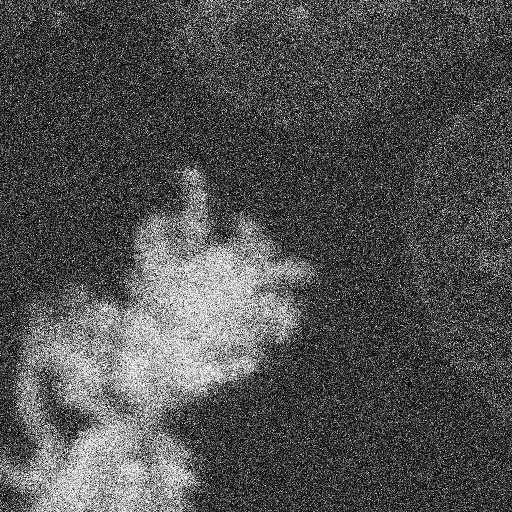
#> input picture images/upscaled/left_up_noise6.tif, 512 x 512 px
$ jupyter execute linearblending.ipynb   (shell and % lines are left out)
#> lines starting #> are read from the running program, lines starting #| are printed output that depends on the picture; after the words box and inside, x2 and y2 are one past the last pixel; in counts of white or black regions, pixels touching at a corner belong together
### helperfunctions.py
import numpy as np
from scipy import ndimage


def simple_stitch(image_map: dict[str, np.ndarray],
                  image_positions: dict[str, tuple[int, int]],
                  output_shape: tuple[int, int],
                  projection_type: str) -> np.ndarray:
    """simple max projection between tiles"""
    shifted_images = []
    for image in image_map.keys():
        im_shifted = ndimage.affine_transform(
            input = image_map[image],
            matrix = np.eye(2),
            offset = -np.array([0,0]) - np.array(image_positions[image]),
            output_shape = output_shape
        )
        shifted_images.append(im_shifted)
    if projection_type == 'max':
        return np.max(np.stack(shifted_images, axis = 2), axis = 2)
    if projection_type == 'mean':
        return np.mean(np.stack(shifted_images, axis = 2), axis = 2)
    if projection_type == 'sum':
        return np.sum(np.stack(shifted_images, axis = 2), axis = 2)

### linearblending.ipynb
[cell 1]
from skimage import data
import matplotlib.pyplot as plt
import numpy as np
from tifffile import imread, imwrite
from scipy import ndimage
import helperfunctions as hf

Here I compare linear blending and mean-intensity blending to hide the seam between overlapping images in stitched image.

TLDR: Linear blending seems like an improvement over the mean projection; the seam and registration errors are both slightly less obvious. However, it's a lot more work to implement, and it's not clear that the improvement is worth the extra effort.

These images were manually extracted from the skimage.data.cells3d() dataset. They were upscaled by a factor of 8 w/ bicubic interpolation, converted to 8bit, and noise was artificially added 6X in FIJI with the Process > Noise > Add Noise command.

[cell 2]
left = imread('images/upscaled/left_up_noise6.tif')
#> left is the input picture: shape (512, 512); min 0, max 255, mean 80
right = imread('images/upscaled/right_up_noise6.tif')
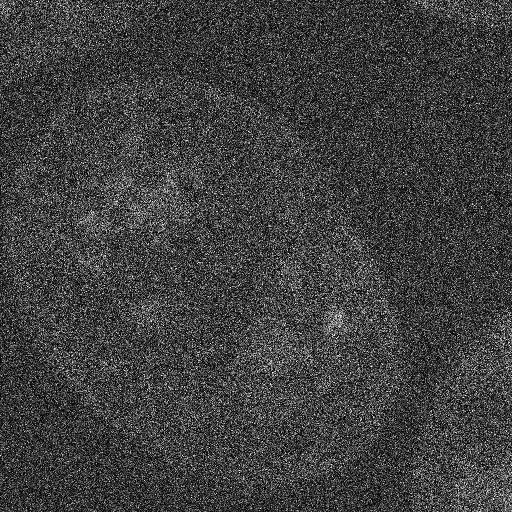
#> input picture images/upscaled/right_up_noise6.tif, 512 x 512 px
#> right is the input picture: shape (512, 512); min 0, max 255, mean 63.9
fig, (ax1, ax2) = plt.subplots(1, 2, figsize=(5, 2.5))
ax1.imshow(left, cmap='gray'); ax1.axis('off'); ax2.imshow(right, cmap='gray'); ax2.axis('off')
fig.tight_layout(); plt.show()
#> after `fig.tight_layout()`:
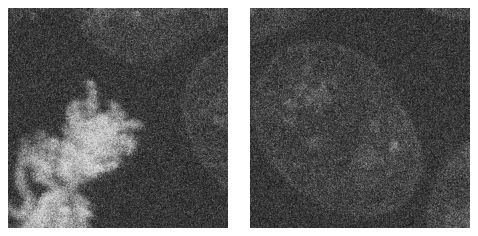
#> figure drawn by matplotlib, 2 panels

Simple max projection of the two images leaves a clear seam marking the overlap. This is because the noise is randomly distributed, and subsequently becomes more dense in the overlapping region.

[cell 3]
image_map = {'left': left, 'right': right}
image_positions = {'left': (0, 0), 'right': (0, 400)}
output_shape = (512, 912)
stitched_max = hf.simple_stitch(image_map,
                                   image_positions,
                                   (512, 912),
                                   'max')
#> the loop in simple_stitch, `for image in image_map.keys():` made 2 passes
#> image on passes 1 to 2: 'left', 'right'
#> after the loop in simple_stitch, `for image in image_map.keys():`: shifted_images = 2 items
#> in simple_stitch, `return np.max(np.stack(shifted_images, axis = 2), axis = 2)`:
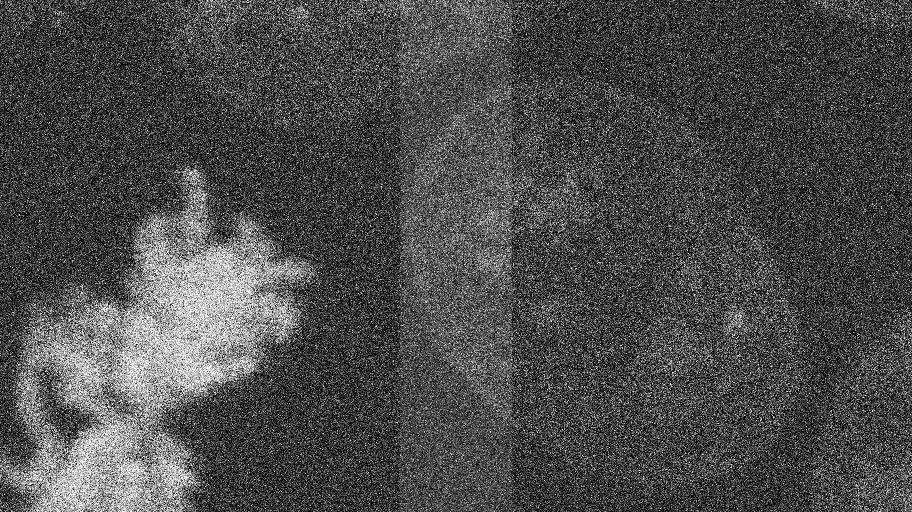
#> returned value: shape (512, 912); min 0, max 255, mean 75.9


plt.imshow(stitched_max, cmap='gray'); plt.axis('off'); plt.show()

What if we use an average intensity projection instead? We can do this by fusing tiles with a sum projection and dividing the original stitched image by an array of ones and twos where the pixel value represents the number of images that contributed to that pixel.

[cell 4]
divisor = np.ones(output_shape)
divisor[:, 400:512] = 2
stitched_sum = hf.simple_stitch(image_map,
                                image_positions,
                                (512, 912),
                                'sum')
#> the loop in simple_stitch (call 2), `for image in image_map.keys():` made 2 passes
mean_stitched = stitched_sum / divisor
fig, (ax1, ax2, ax3) = plt.subplots(1,3, figsize=(9,3))
ax1.imshow(stitched_sum, cmap = 'gray'); ax1.axis('off')
ax2.imshow(divisor); ax2.axis('off')
ax3.imshow(mean_stitched, cmap = 'gray'); ax3.axis('off')
fig.tight_layout(); plt.show()
#> after `fig.tight_layout()`:
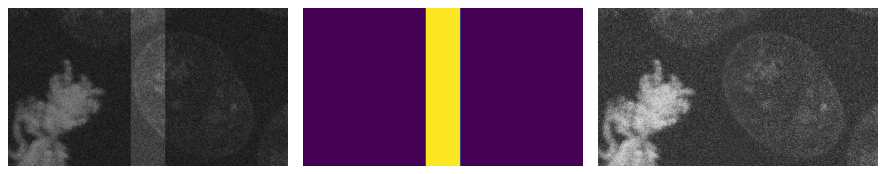
#> figure drawn by matplotlib, 3 panels

Pretty good! Can we get something even better with linear blending? Here we scale the contribution on each image to the seam as a function of its distance from the edge.

[cell 5]
left_gradient = np.tile(np.linspace(1, 0, 112), (512, 1))
right_gradient = np.tile(np.linspace(0, 1, 112), (512, 1))

left_scaled = left.copy()
right_scaled = right.copy()
left_scaled[:, 400:] = left_scaled[:, 400:] * left_gradient
right_scaled[:, :112] = right_scaled[:, :112] * right_gradient
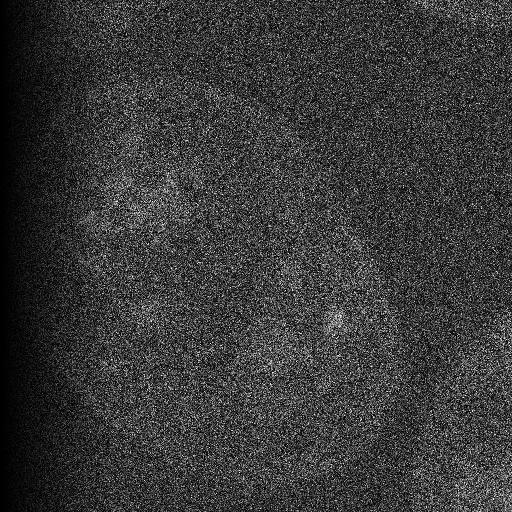
#> right_scaled: shape (512, 512); min 0, max 255, mean 57
image_map_blending = {'left': left_scaled, 'right': right_scaled}
image_positions_blending = {'left': (0, 0), 'right': (0, 400)}
stitched_blended = hf.simple_stitch(image_map_blending,
                                    image_positions_blending,
                                    (512, 912),
                                    'sum')
fig, (ax1, ax2, ax3) = plt.subplots(1,3, figsize=(10.5,3))
ax1.imshow(left_scaled, cmap='gray'); ax1.axis('off')
ax2.imshow(right_scaled, cmap='gray'); ax2.axis('off')
ax3.imshow(stitched_blended, cmap='gray'); ax3.axis('off')
fig.tight_layout(); plt.show()

Also pretty good! How do these compare to the original max projection?

[cell 6]
fig, (ax1, ax2, ax3) = plt.subplots(3, 1, figsize=(7, 10))
ax1.imshow(stitched_max, cmap='gray'); ax1.axis('off')
ax2.imshow(mean_stitched, cmap='gray'); ax2.axis('off')
ax3.imshow(stitched_blended, cmap='gray'); ax3.axis('off')
fig.tight_layout(); plt.show()

It's hard to distinguish between the mean projection and the linear blending. How about if we make a mistake on the stitching registration?

[cell 7]
image_positions_offset = {'left': (0, 0), 'right': (50, 450)}
divisor_offset = np.ones(output_shape)
divisor_offset[50:, 450:512] = 2
stitched_sum_offset = hf.simple_stitch(image_map,
                                        image_positions_offset,
                                        (512, 912),
                                        'sum')
#> call 4 of simple_stitch, with output_shape = (512, 912), projection_type = 'sum'
#> the loop in simple_stitch (call 4), `for image in image_map.keys():` made 2 passes
#> in simple_stitch (call 4), `return np.sum(np.stack(shifted_images, axis = 2), axis = 2)`:
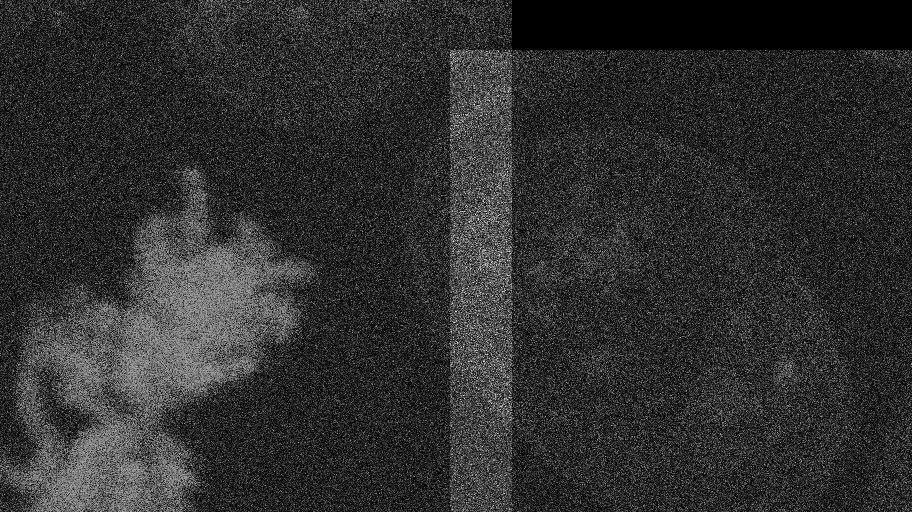
#> returned value: shape (512, 912) uint64; min 0, max 400, mean 74.3; drawn with min black and max white
mean_stitched_offset = stitched_sum_offset / divisor_offset

left_gradient_offset = np.tile(np.linspace(1, 0, 62), (462, 1))
right_gradient_offset = np.tile(np.linspace(0, 1, 62), (462, 1))

left_scaled_offset = left.copy()
right_scaled_offset = right.copy()
left_scaled_offset[50:, 450:] = left_scaled_offset[50:, 450:] * left_gradient_offset
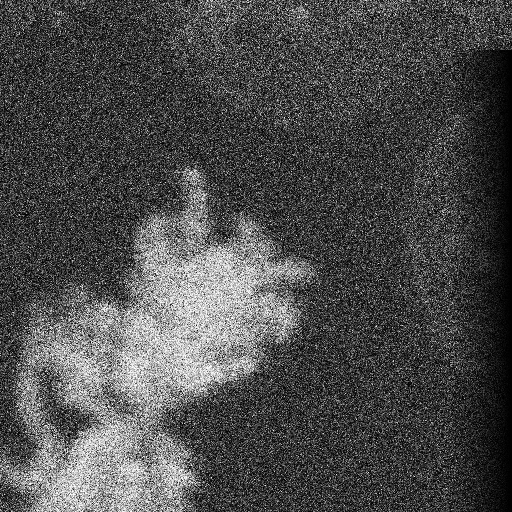
#> left_scaled_offset: shape (512, 512); 10.68% of pixels changed, all inside (x1, y1, x2, y2) = (451, 50, 512, 512)
right_scaled_offset[:512-50, :62] = right_scaled_offset[:512-50, :62] * right_gradient_offset
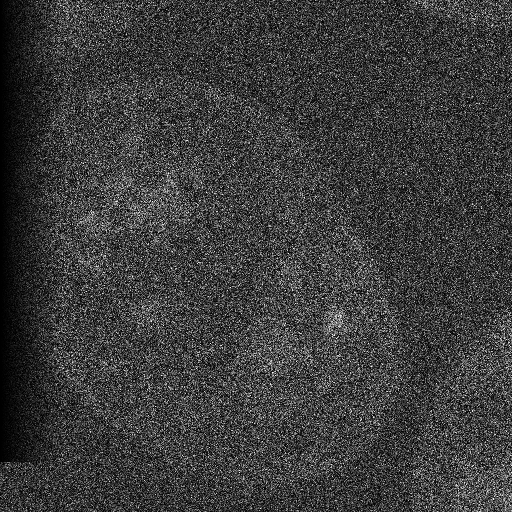
#> right_scaled_offset: shape (512, 512); 10.68% of pixels changed, all inside (x1, y1, x2, y2) = (0, 0, 61, 462)
image_map_blending_offset = {'left': left_scaled_offset, 'right': right_scaled_offset}
stitched_blended = hf.simple_stitch(image_map_blending_offset,
                                    image_positions_offset,
                                    (512, 912),
                                    'sum')
#> the loop in simple_stitch (call 5), `for image in image_map.keys():` made 2 passes
#> pass 1, in simple_stitch (call 5), `im_shifted = ndimage.affine_transform( input = image_map[image], matri..`:
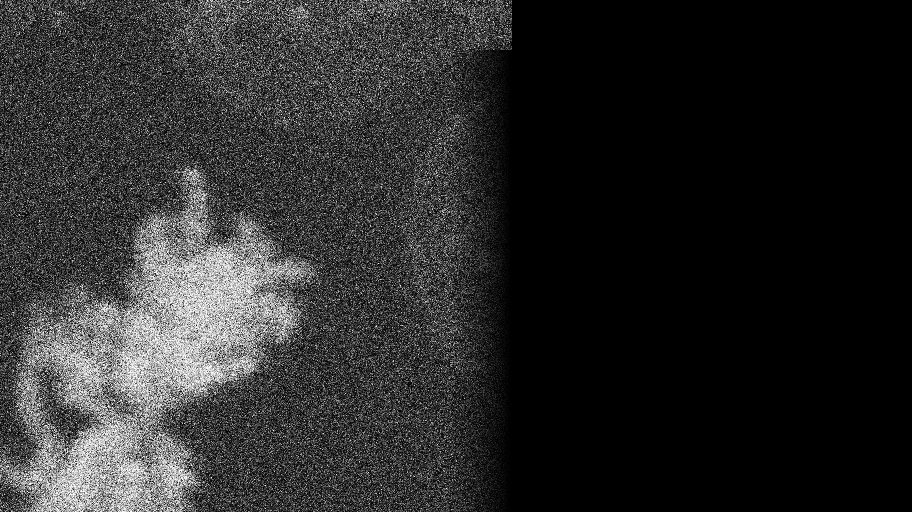
#> im_shifted: shape (512, 912); min 0, max 255, mean 42.9
#> pass 2, in simple_stitch (call 5), `im_shifted = ndimage.affine_transform( input = image_map[image], matri..`:
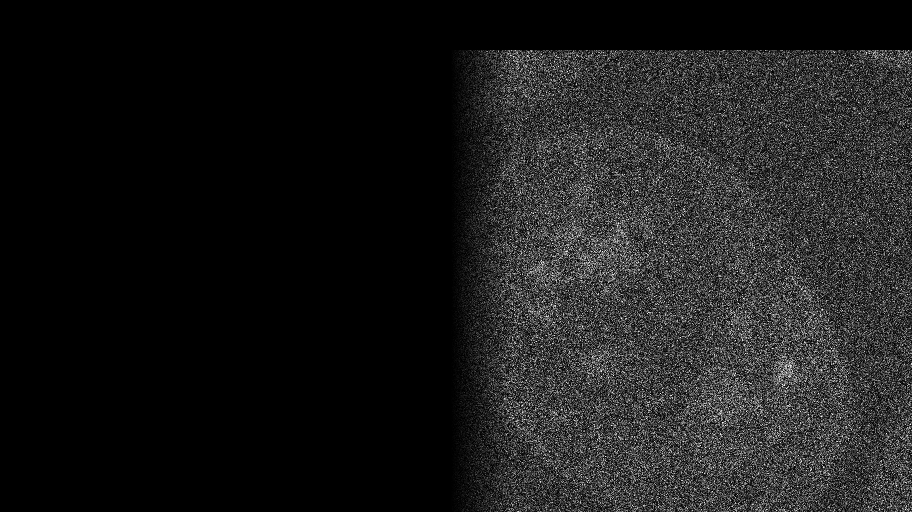
#> im_shifted: shape (512, 912); min 0, max 255, mean 27.5

plt.imshow(mean_stitched_offset, cmap = 'gray'); plt.axis('off'); plt.show()
plt.imshow(stitched_blended, cmap = 'gray'); plt.axis('off'); plt.show()
